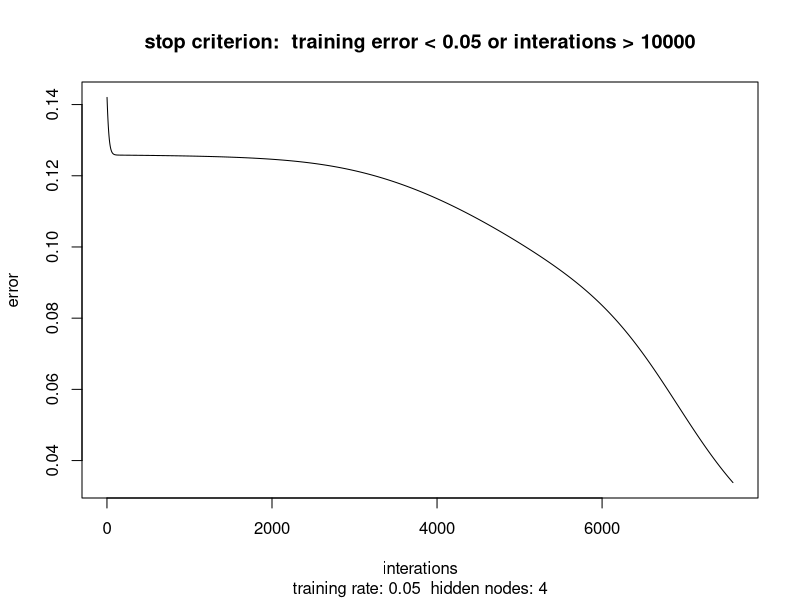

Write R code to recreate this figure.
calculate.output.vector <- function(data.matrix,weights.matrix,bias){
  net <- (data.matrix %*% weights.matrix) - bias
  return(1 / (1 + exp(-net)))
}

calculate.output.layer.deltas <- function(target.vector,output.layer.output.vector){
  return(output.layer.output.vector*(1 - output.layer.output.vector)*(target.vector - output.layer.output.vector))
}


calculate.hidden.layer.deltas <- function(hidden.layer.output.vector,output.layer.weights.matrix,output.layer.deltas){
  return(hidden.layer.output.vector*(1 - hidden.layer.output.vector)*(output.layer.deltas %*% t(output.layer.weights.matrix)))
}

recalling <- function(hidden.layer.weights.matrix,hidden.layer.bias,output.layer.weights.matrix,output.layer.bias,testing.data){
  testing.result <- c()
  print(data)
  for (i in 1:nrow(testing.data)) {
    data.matrix <- testing.data[i,]
    hidden.layer.output.vector <- calculate.output.vector(data.matrix,hidden.layer.weights.matrix,hidden.layer.bias)
    output.layer.output.vector <- calculate.output.vector(hidden.layer.output.vector,output.layer.weights.matrix,output.layer.bias)
    print(round(output.layer.output.vector))
    testing.result <- c(testing.result,output.layer.output.vector)
  }
  
  testing.data <- cbind(testing.data,matrix(testing.result,ncol = 3,byrow = TRUE))
  return(testing.data)
}

training <- function(data,training.rate,hidden.nodes){
  output.nodes <- 1
  hidden.layer.weights.matrix <- matrix(runif((ncol(data) - output.nodes)*hidden.nodes),ncol = hidden.nodes); #matrix(c(0.5,0.3,0.25,0.6,0.1,0.4),ncol = hidden.nodes) 
  hidden.layer.bias <- matrix(runif(hidden.nodes),nrow = 1)
  output.layer.weights.matrix <- matrix(runif(hidden.nodes*output.nodes),ncol = output.nodes); #matrix(runif(0.1,0.25,0.5,0.2,0.15,0.05),ncol = output.nodes) m
  output.layer.bias <- matrix(runif(output.nodes),nrow = 1)
  count <- 0
  all.train.error <- c()
  repeat {
    count <- count + 1
    misclassification.amount <- 0
    train.error.sum <- 0
    train.error <- 0
    for (i in 1:nrow(data)) {
      data.matrix <- matrix(data[i,1:(ncol(data) - output.nodes)], nrow = 1)
      label <- unname(data[i,(ncol(data) - (output.nodes - 1)):ncol(data)])
      hidden.layer.output.vector <- calculate.output.vector(data.matrix,hidden.layer.weights.matrix,hidden.layer.bias)
      output.layer.output.vector <- calculate.output.vector(hidden.layer.output.vector,output.layer.weights.matrix,output.layer.bias)
      train.error <-  ((label - output.layer.output.vector)^2)/2
      train.error.sum <- train.error.sum + ((label - output.layer.output.vector)^2)/2
      
      output.layer.deltas <- calculate.output.layer.deltas(label,output.layer.output.vector)
      hidden.layer.deltas <- calculate.hidden.layer.deltas(hidden.layer.output.vector,output.layer.weights.matrix,output.layer.deltas)
      output.layer.weights.deltas <- traing.rate * (t(hidden.layer.output.vector) %*% output.layer.deltas)
      output.layer.bias.deltas <- -traing.rate*output.layer.deltas
      hidden.layer.weights.deltas <- traing.rate * (t(data.matrix) %*% hidden.layer.deltas)
      hidden.layer.bias.deltas <- -traing.rate*hidden.layer.deltas
      #update output layer
      output.layer.weights.matrix <- output.layer.weights.matrix + output.layer.weights.deltas
      output.layer.bias <- output.layer.bias + output.layer.bias.deltas
      #update hidden layer
      hidden.layer.weights.matrix <- hidden.layer.weights.matrix + hidden.layer.weights.deltas
      hidden.layer.bias <- hidden.layer.bias + hidden.layer.bias.deltas
    }
    all.train.error[count] <- train.error.sum/nrow(data)
    if (train.error < 0.05 || count > 10000) {
      break
    }
  }
  return(list(hidden.layer.weights.matrix,hidden.layer.bias,output.layer.weights.matrix,output.layer.bias,all.train.error))
}

################# XOR #################
x <- c(0,0,1,1)
y <- c(0,1,0,1)
label <- c(0,1,1,0)
data <- cbind(x,y,label)
traing.rate <- 0.05
hidden.nodes <- 4
training.result <- training(data,traing.rate,hidden.nodes)
#error function
subtitle <- sprintf("training rate: %s  hidden nodes: %s",traing.rate,hidden.nodes)
plot(training.result[[5]],type = "l",main="stop criterion:  training error < 0.05 or interations > 10000",sub = subtitle,xlab = "interations",ylab = "error")
# <- recalling(traing.result[[1]],traing.result[[2]],traing.result[[3]],traing.result[[4]],cbind(x,y))
#######################################



